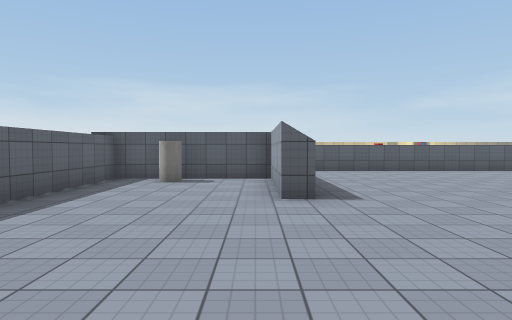
View 1 (above)

19 first-person views from a walk through a scene from a Unity 3-D project. The camera is 1.5 m above the floor, tilts 2° down and sees 75° across. The floor is counted in squares, 2 m on a side. Each view is taken from the middle of a square. On the plan, view 1 faces up. The plan holds only what a view shows up to about 11 squares ahead; the rest is blank. Surface patterns are stand-ins for the level's own textures.

View 2
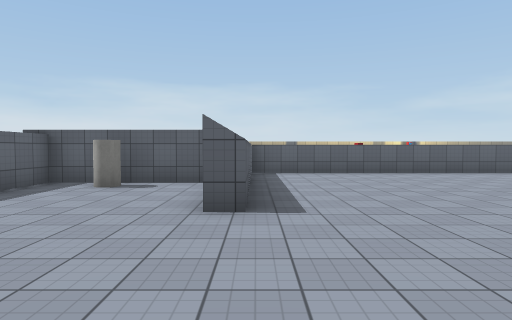

View 3
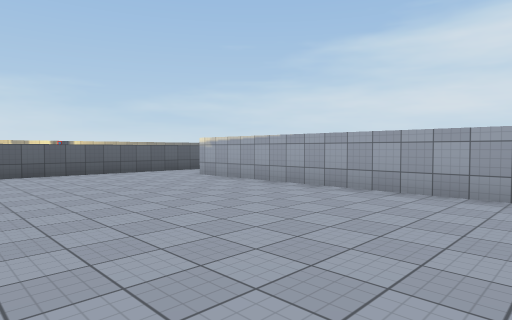

View 4
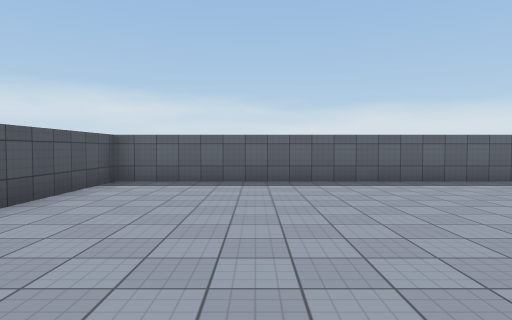

View 5
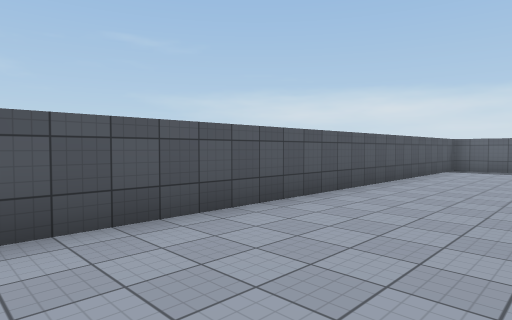

View 6
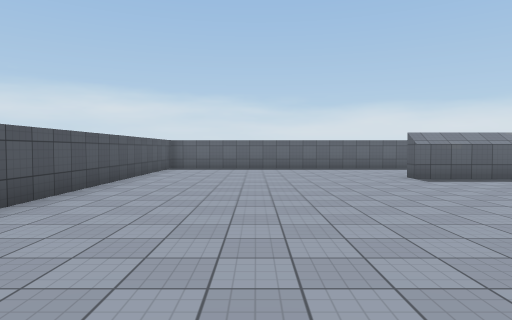

View 7
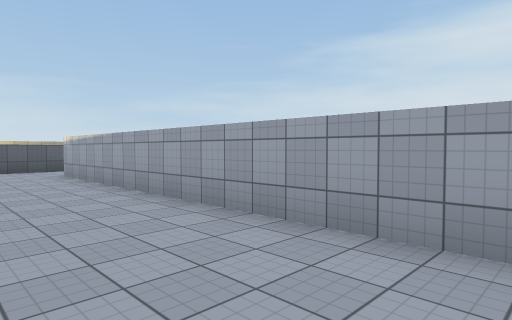

View 8
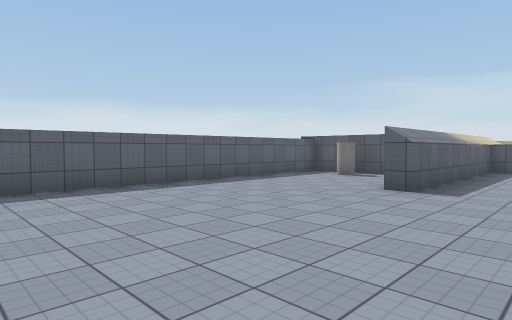

View 9
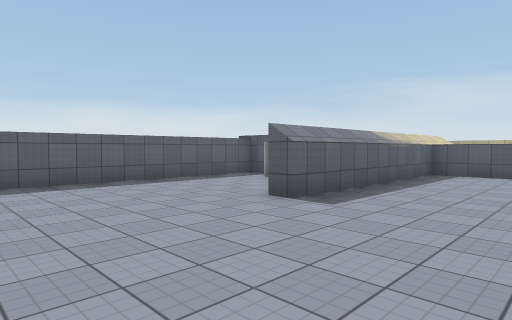

View 10
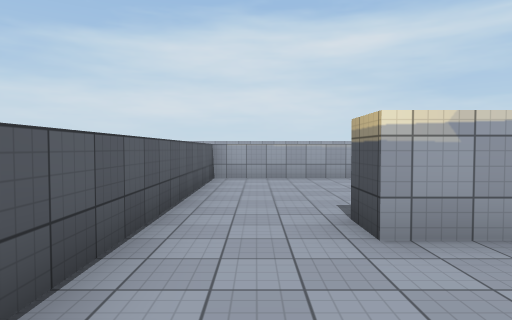

View 11
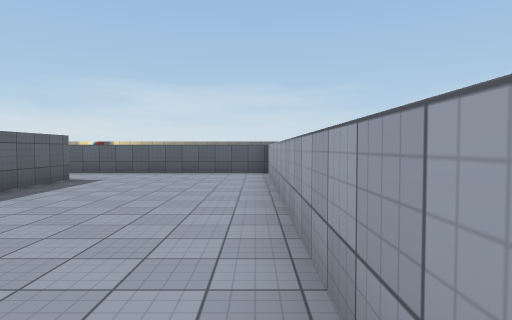

View 12
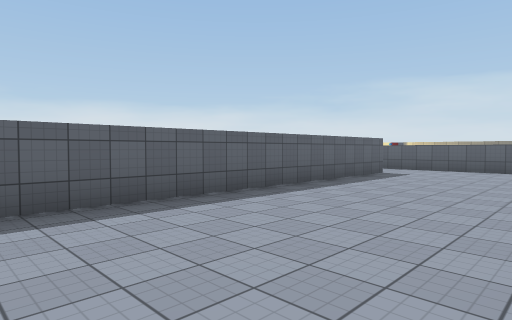

View 13
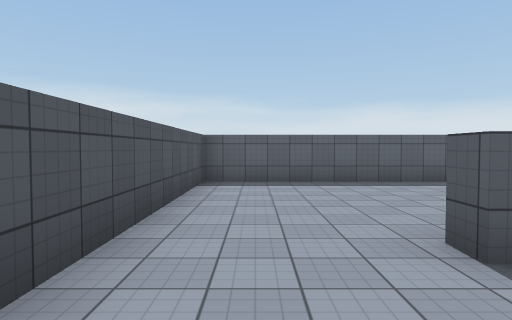

View 14
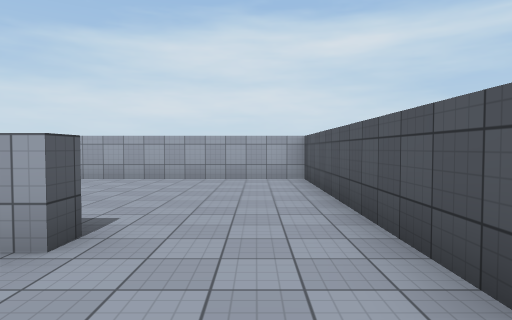

View 15
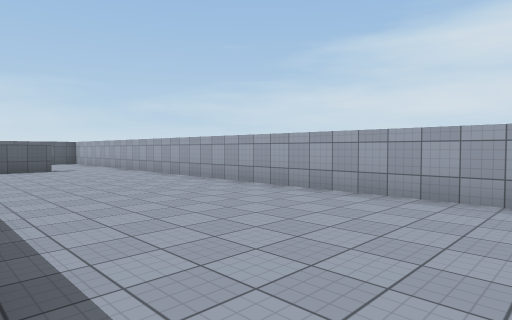

View 16
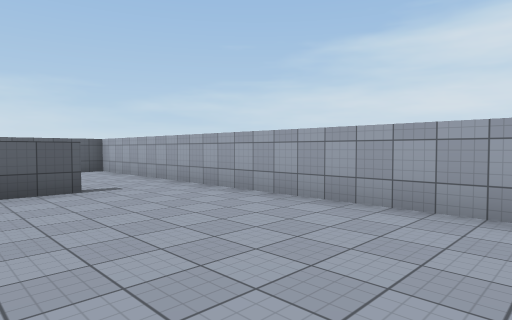

View 17
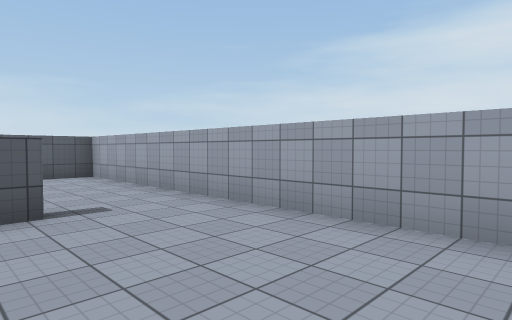

View 18
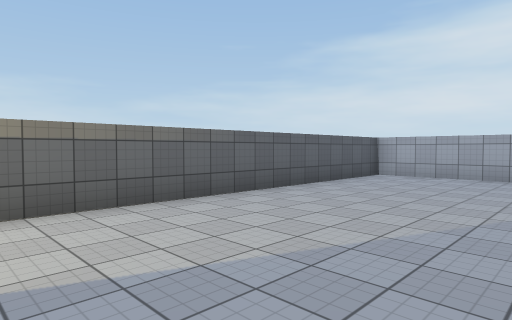

View 19
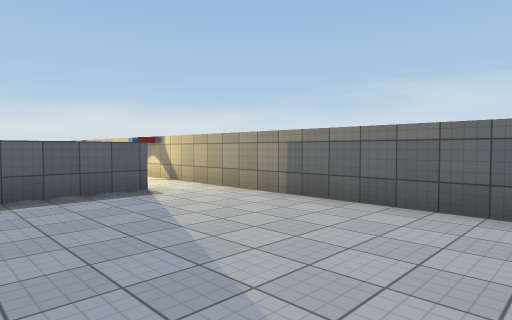

### Floor plan
Points are (right, up) in squares from view 1. A wall is a line through its corners. A room is listed if a view was taken in it or the views show most of it. See-through windows are left out.
Room 1 (views 1, 2, 3, 4, 5, 6, 7, 8, 9, 10)
walls: (9.7, -0.8) (9.7, 9); (9.4, 11.1) (0.9, 11.1) (0.9, 4.9) (0.4, 4.9) (0.4, 8.3) (-3.5, 8.3) (-3.5, -2.2) (8.6, -2.2)
ways out: opening at (10, 9.5) to room 2
objects: cylinder (-2, 8)
Room 2 (views 11, 12, 13, 14, 15, 16, 17, 18, 19)
walls: (9.7, 9) (10.5, 9) (10.5, -2.2) (21.2, -2.2) (21.2, 16.3) (9.6, 16.3); (19, 11.1) (17.5, 11.1); (15.9, 0.5) (15.4, 0.5) (15.4, 11.1) (9.4, 11.1); (10.3, 15) (10.3, 12.6)
ways out: opening at (10, 9.5) to room 1; opening at (10, 15.5)

Positions as (right, up) in squares from view 1, and headings:
1: (0, 0), facing up
2: (1, 1), facing up
3: (4, 1), facing up-right
4: (4, 1), facing left
5: (9, 1), facing down-left
6: (9, 1), facing left
7: (7, -1), facing up-right
8: (3, -1), facing up-left
9: (4, 1), facing up-left
10: (7, 10), facing right
11: (15, 1), facing up
12: (15, -1), facing up-left
13: (18, -1), facing left
14: (13, -1), facing right
15: (16, -1), facing up-right
16: (17, 5), facing up-right
17: (18, 7), facing up-right
18: (12, 12), facing up-right
19: (16, 12), facing up-left
